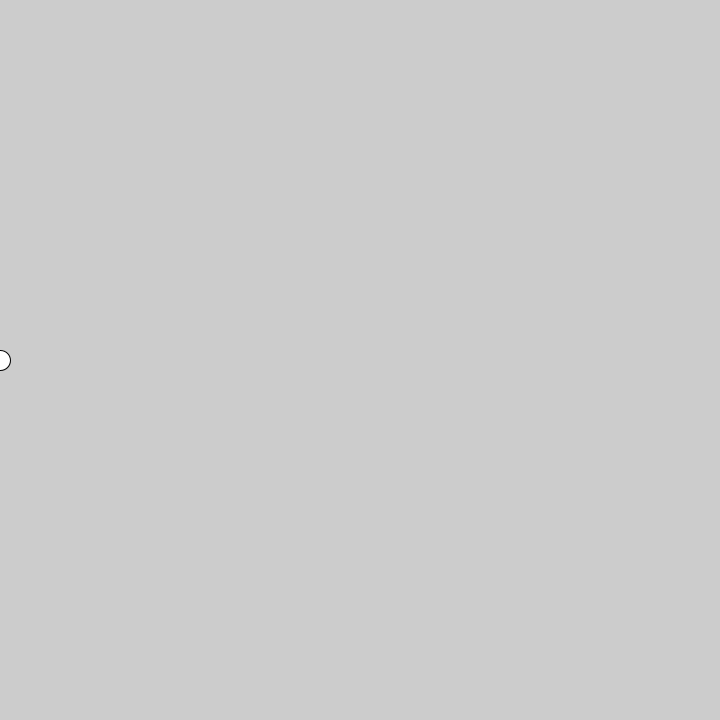
Frame 1 (no input)
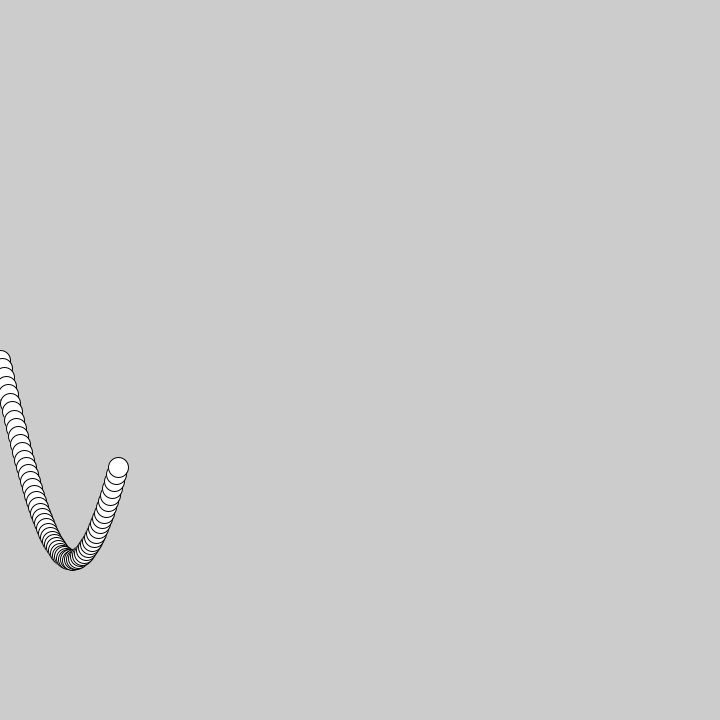
Frame 60 (the mouse pressed at the canvas centre just before this capture)
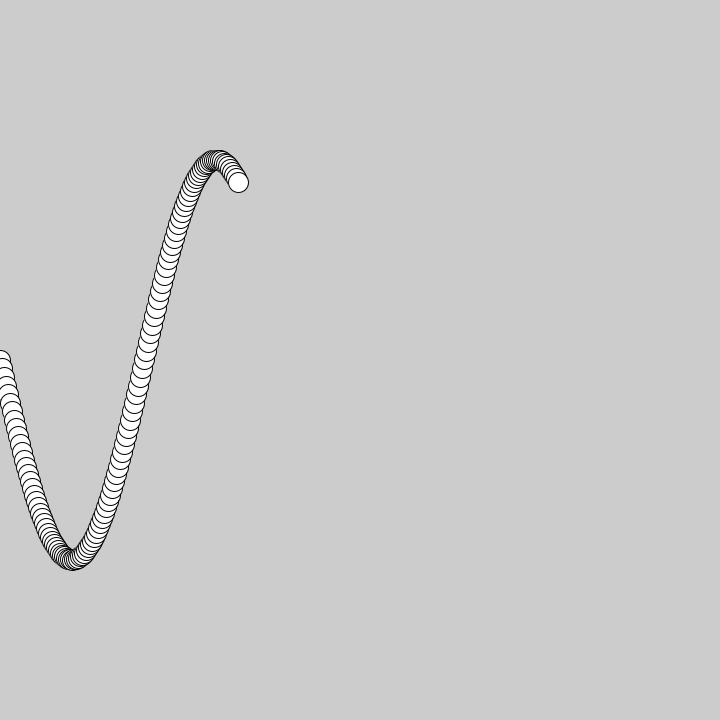
Frame 120 (the mouse held since frame 60 and released just before this capture)

The Processing sketch that drew these frames (run headless with seeded random() and noise(); from frame 60 on, the mouse is pressed at the canvas centre):

// Processing sketch: sin_left_right
// ── sin_left_right.pde
float el_x = 0;
float el_y;
float el_spd = 2.0;

void setup(){
  size(720,720);
  el_y = height*0.5;
}

void draw(){
  
  ellipse(el_x, el_y + 200*sin(5.0*PI*el_x/width), 20,20);
  
  el_x += el_spd;
}
